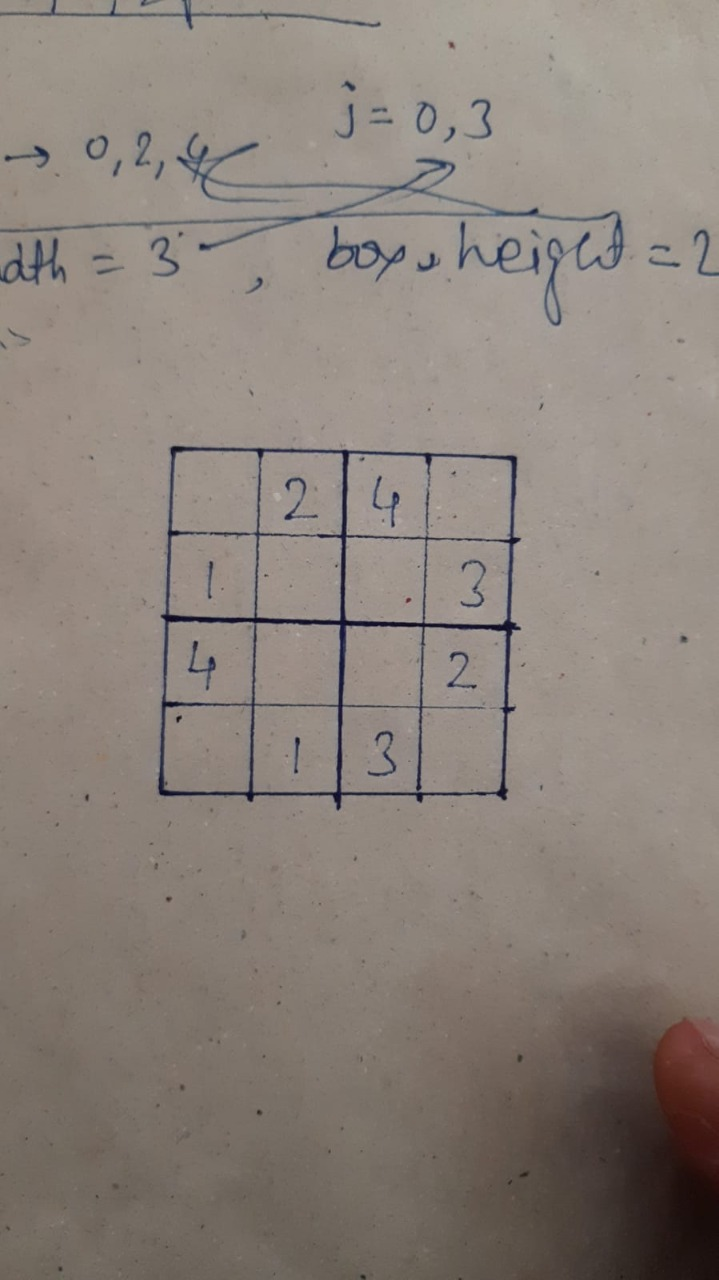
#> input picture 44.jpeg, 719 x 1280 px
$ jupyter execute --allow-errors sudoku.ipynb
#> lines starting #> are read from the running program, lines starting #| are printed output that depends on the picture; after the words box and inside, x2 and y2 are one past the last pixel; in counts of white or black regions, pixels touching at a corner belong together
[cell 1]
from PIL import Image,ImageStat
import numpy as np
import os
import cv2
import matplotlib.pyplot as plt
import time
import io
import math
from skimage.io import imread, imshow
from skimage.color import rgb2gray
from imutils.perspective import four_point_transform
from skimage.morphology import (erosion, dilation, closing, opening,
                                area_closing, area_opening)
from skimage.measure import label, regionprops, regionprops_table

square = np.ones((2,2))
def multi_dil(im, num, element=square):
    for i in range(num):
        im = dilation(im, element)
    return im
# [4 lines left out: function multi_ero, not called in this run]

blackPoint = 66
whitePoint = 127
test_img = None
def si(img):
    plt.imshow(cv2.cvtColor(img, cv2.COLOR_BGR2RGB))
    plt.show()
    return

def map(x, in_min, in_max, out_min, out_max):
    return (x - in_min) * (out_max - out_min) / (in_max - in_min) + out_min

def isBright(img):
    blur = cv2.blur(img, (4, 4))  # With kernel size depending upon image size
    if cv2.mean(blur)[0] > 127:  # The range for a pixel's value in grayscale is (0-255), 127 lies midway
        return 1 # (127 - 255) denotes light image
    else:
        return 0

def brightnessControl(image, level):
    return cv2.convertScaleAbs(image, beta=level)


# [55 lines left out: functions highPassFilter, blackPointSelect, whitePointSelect, blackAndWhite, final_crop, not called in this run]

def sudokuCleaner(img):
    print('chckbright',isBright(img))
    if isBright(img):
#         t1 = blackPointSelect(img)
#         t1 = whitePointSelect(t1)
        t1=255-img
        thr1 = cv2.adaptiveThreshold(t1,255,cv2.ADAPTIVE_THRESH_GAUSSIAN_C,cv2.THRESH_BINARY,111,2)
        thr1=255-thr1
# [4 lines of commented-out code are left out]
        return thr1
#         self.image = cv2.GaussianBlur(self.image,(5,5),cv2.BORDER_DEFAULT)
    else:
        whitePoint=160
        img = whitePointSelect(img)
        img = blackPointSelect(img)
        img = cv2.adaptiveThreshold(img,255,cv2.ADAPTIVE_THRESH_GAUSSIAN_C,cv2.THRESH_BINARY,111,2)
        kernel = np.ones((2,2))
        kernel1 = np.ones((1,1))
        img = cv2.erode(img,kernel)
        t1 = cv2.dilate(img,kernel)
        print('clean magic')
        si(t1)
        return t1
#     t1 = blackPointSelect(brightnessControl(img,-30))
#     t1 = whitePointSelect(t1)


def getSudokuSize(img):
#     img = cv2.cvtColor(cv2.imread('./mod_image.png'), cv2.COLOR_BGR2GRAY)
    hor = 255-img
    ver = 255-img
    hor = cv2.threshold(cv2.blur(hor, (1,100)), 0, 255, cv2.THRESH_BINARY + cv2.THRESH_OTSU)[1]
    kernel = np.ones((100,1))
    hor = cv2.morphologyEx(hor,cv2.MORPH_OPEN,kernel)
    hor=multi_dil(hor,1)
    ver = cv2.threshold(cv2.blur(ver, (100,1)), 0, 255, cv2.THRESH_BINARY + cv2.THRESH_OTSU)[1]
    kernel = np.ones((1,100))
    ver = cv2.morphologyEx(ver,cv2.MORPH_OPEN,kernel)
    ver=multi_dil(ver,1)
    res = cv2.bitwise_and(hor,ver)
    res = cv2.dilate(res,square)
    contours, hierarchy = cv2.findContours(res, cv2.RETR_EXTERNAL, cv2.CHAIN_APPROX_SIMPLE)
    return int(math.sqrt(len(contours))-1)

class SudokuPreprocessor:

    def __init__(self,path):
#> called with path = './44.jpeg'
        self.ext = path.split('.')[-1]
        self.digitArea = 0
        self.image = cv2.cvtColor(cv2.imread(path), cv2.COLOR_BGR2GRAY)
#> self.image: shape (1280, 719); min 6, max 179, mean 131.7
        self.original = self.image.copy()
#         print('Original Image')
#         si(self.image)
#         self.image = brightnessControl(self.image,-100)
        if isBright(self.image):
            self.image = cv2.GaussianBlur(self.image,(5,5),cv2.BORDER_DEFAULT)
        else:
            self.image = highPassFilter(self.image,kSize = 5)
            self.image = whitePointSelect(self.image)
            self.image = blackPointSelect(self.image)
#             print('Magic Filters Image')
#         si(self.image)
        if self.ext == 'png':
            pass
        else:
            path = path.replace('.'+self.ext,'.png')
        self.all_contours =  []
        self.mod_image = ""
        self.image_name = path.replace('.'+self.ext,'.png')
        self.image_dir_path = path[:len(self.image_name)]

    def ignite(self):

        coords = self.getCoords()
        dest = np.float32([[0,0],[300,0],[0,300],[300,300]])
        self.mod_image = self.sudokuExtractor(coords,dest)
#         final_coords = final_crop(self.mod_image.copy())
#         si(self.mod_image)

        cv2.imwrite('mod_image.png',self.mod_image)
# [8 lines of commented-out code are left out]
        self.mod_image = sudokuCleaner(self.mod_image)
        si(self.mod_image)
        cv2.imwrite('mod_image.png',self.mod_image)
        self.sudoku_size = getSudokuSize(self.mod_image.copy())
        self.upscaler()
        self.mod_image = self.ImagePadder(Image.open(self.image_name),pad=0)
        print('Upscaled Image')
        si(self.mod_image)
        return self.getMatrix()


    def resizer(self,fin):
        with open(fin, 'r') as file :
            filedata = file.read()
        filedata = filedata.replace('width="300.000000pt" height="300.000000pt"', 'width="1200.000000pt" height="1200.000000pt"')
        with open(fin, 'w') as file:
            file.write(filedata)

    def upscaler(self):
        con = cv2.imencode('.png', self.mod_image)[1].tobytes()
        temp = Image.open(io.BytesIO(con))
        file_out = "temp.bmp"
        temp.save(file_out)
        os.system('potrace temp.bmp --svg -o temp.svg')
        self.resizer('temp.svg')
        os.system(f'cairosvg temp.svg -o {self.image_name}')
        # os.remove(f'{self.image_dir_path}temp.svg')

    def getCoords(self):
        img_copy = self.image.copy()
        thresh3 = cv2.adaptiveThreshold(img_copy,255,cv2.ADAPTIVE_THRESH_GAUSSIAN_C,cv2.THRESH_BINARY,11,2)
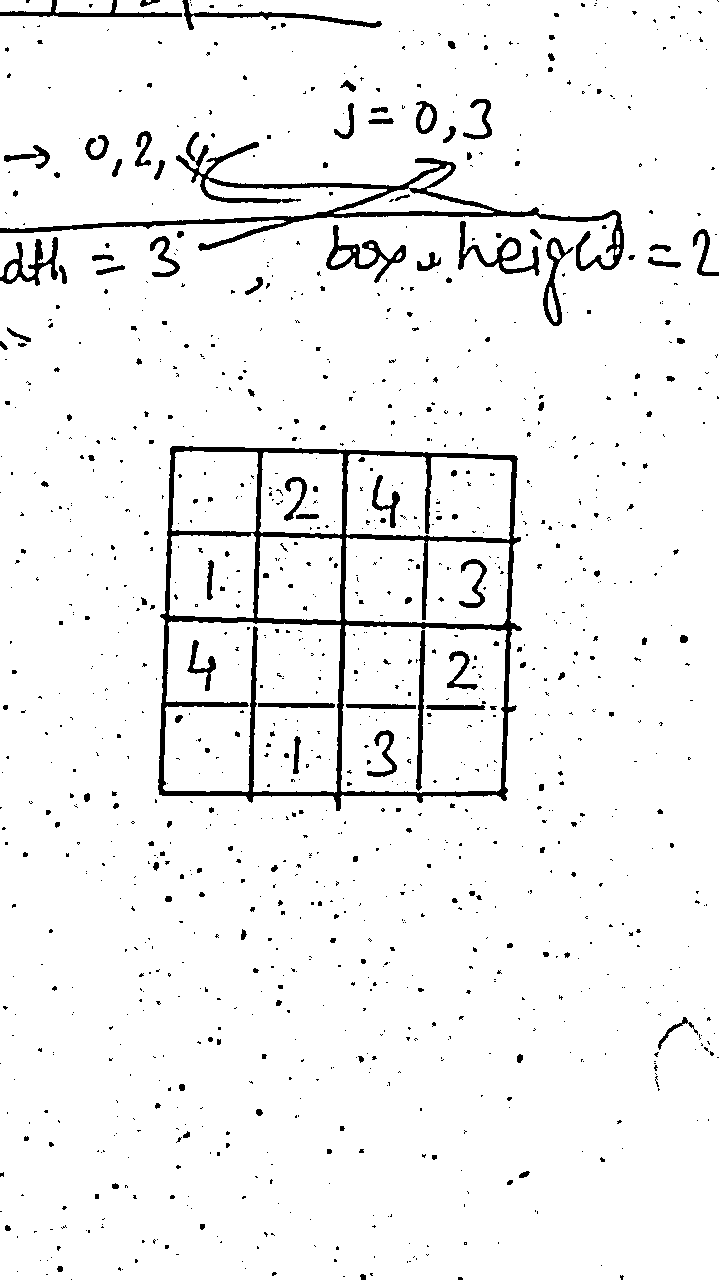
#> thresh3: shape (1280, 719); 95.1% white; 1219 black regions (1055 under 20 px), largest, box (x1, y1, x2, y2) and area: (158, 446, 522, 811) 14192, (0, 132, 624, 271) 7359, (326, 225, 406, 283) 1095
        thresh3 = (255-thresh3)
#> thresh3: shape (1280, 719); 4.9% white; 1219 white regions (1055 under 20 px)
        contours, _ = cv2.findContours(thresh3, cv2.RETR_EXTERNAL, cv2.CHAIN_APPROX_SIMPLE)
#> contours = 978 contours, 914 with area under 20; largest, box (x1, y1, x2, y2) and area: (158, 446, 522, 811) 119566, (0, 132, 624, 271) 8228, (326, 225, 406, 283) 1185, (458, 221, 540, 276) 1032, (543, 237, 574, 326) 951
        contours = sorted(contours, key = cv2.contourArea, reverse = True)
        polygon = contours[0]
#> polygon = contour of 280 points, box (x1, y1, x2, y2) (158, 446, 522, 811), area 119566
        sums = []
        diffs = []

        for point in polygon:
            for x, y in point:
                sums.append(x + y)
                diffs.append(x - y)
#> this loop made 280 passes
#> point on passes 1 to 3: [[172, 446]], [[170, 448]], [[170, 454]]
#> after the loop, diffs = 280 values, max 60 at index 241, min -635 at index 69, mean -274.6; sums = 280 values, max 1305 at index 141, min 618 at index 0, mean 1013.7

        top_left = polygon[np.argmin(sums)].squeeze()
#> top_left = [172, 446]
        bottom_right = polygon[np.argmax(sums)].squeeze()
#> bottom_right = [505, 800]
        top_right = polygon[np.argmax(diffs)].squeeze()
#> top_right = [516, 456]
        bottom_left = polygon[np.argmin(diffs)].squeeze()
#> bottom_left = [159, 794]

        coords = np.array([top_left, top_right, bottom_left, bottom_right], dtype = np.float32)
#> coords = [[172, 446], [516, 456], [159, 794], [505, 800]]
        return coords

    def sudokuExtractor(self,start,dest,isFinal=False):
#> called with start = array of shape (4, 2), dest = array of shape (4, 2), isFinal = False
        perspective_transform = cv2.getPerspectiveTransform(start,dest)
#> perspective_transform = [[0.862, 0.0322, -162.5], [-0.0252, 0.866, -382], [-3.41e-05, 1.44e-05, 1]]
        if isFinal:
            print('inside ext')
            si(self.mod_image)
            img_Output = cv2.warpPerspective(255-self.mod_image.copy(),perspective_transform,(300,300))
            print('inside ext1')
            si(self.mod_image)
            print('inside ext2')
            si(img_Output)
        else:
            img_Output = cv2.warpPerspective(self.original,perspective_transform,(300,300))
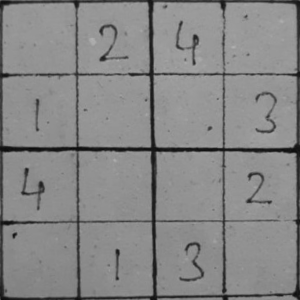
#> img_Output: shape (300, 300); min 8, max 176, mean 135.5
        print('inside ext3')
        si(img_Output)
        return img_Output

    # [19 lines left out: functions remove_transparency, ImagePadder, not called in this run]

    def is_CellEmpty(self,img):
        return np.all(self.ImagePadder(img,pad=60) == 255)


    # [39 lines left out: function getMatrix, not called in this run]

#> (a cell that did not finish here is left out)

#> in isBright (call 2), `blur = cv2.blur(img, (4, 4))`:
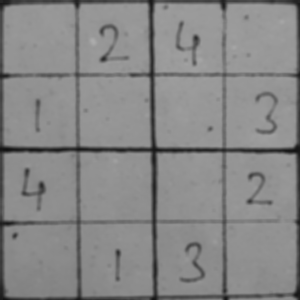
#> blur: shape (300, 300); min 16, max 171, mean 135.5
#| chckbright 1
#> in sudokuCleaner, `t1=255-img`:
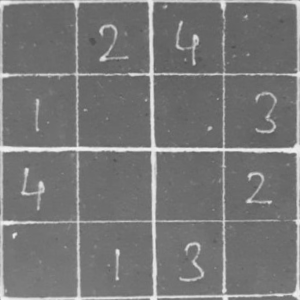
#> t1: shape (300, 300); min 79, max 247, mean 119.5
#> in sudokuCleaner, `thr1 = cv2.adaptiveThreshold(t1,255,cv2.ADAPTIVE_THRESH_GAUSSIAN_C,cv2..`:
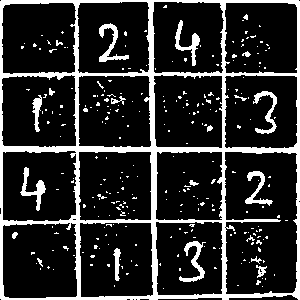
#> thr1: shape (300, 300); 17.1% white; 276 white regions (254 under 20 px), largest, box (x1, y1, x2, y2) and area: (0, 0, 300, 300) 11504, (99, 23, 129, 62) 356, (179, 241, 206, 282) 346
#> in getSudokuSize, `hor = cv2.threshold(cv2.blur(hor, (1,100)), 0, 255, cv2.THRESH_BINARY ..`: hor: shape (300, 300); 6.8% white; 8 white regions (1 under 20 px), largest, box (x1, y1, x2, y2) and area: (148, 0, 157, 300) 1687, (75, 0, 81, 300) 1317, (222, 0, 227, 300) 1172
#> in getSudokuSize, `hor = cv2.morphologyEx(hor,cv2.MORPH_OPEN,kernel)`:
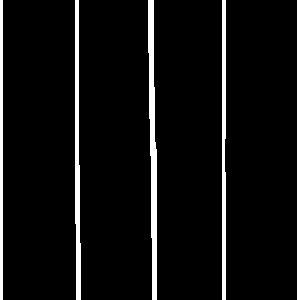
#> hor: shape (300, 300); 6.6% white; 5 white regions, box (x1, y1, x2, y2) and area: (148, 0, 157, 300) 1688, (75, 0, 81, 300) 1316, (222, 0, 226, 300) 1167, (0, 0, 3, 300) 900, (297, 0, 300, 300) 900
#> the loop in multi_dil, `for i in range(num):` made 1 pass
#> pass 1, in multi_dil, `im = dilation(im, element)`:
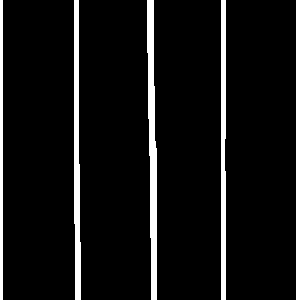
#> im: shape (300, 300); 8% white; 5 white regions, box (x1, y1, x2, y2) and area: (147, 0, 157, 300) 1991, (74, 0, 81, 300) 1618, (221, 0, 226, 300) 1468, (296, 0, 300, 300) 1200, (0, 0, 3, 300) 900
#> in getSudokuSize, `ver = cv2.threshold(cv2.blur(ver, (100,1)), 0, 255, cv2.THRESH_BINARY ..`: ver: shape (300, 300); 6.2% white; 7 white regions (2 under 20 px), largest, box (x1, y1, x2, y2) and area: (0, 146, 300, 153) 1665, (0, 293, 300, 300) 1081, (0, 72, 300, 77) 1007, (0, 219, 300, 225) 927, (0, 0, 300, 4) 899
#> in getSudokuSize, `ver = cv2.morphologyEx(ver,cv2.MORPH_OPEN,kernel)`:
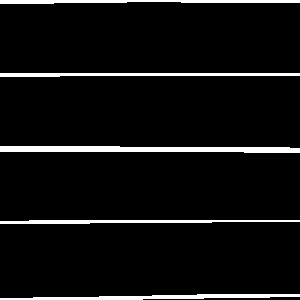
#> ver: shape (300, 300); 6% white; 5 white regions, box (x1, y1, x2, y2) and area: (0, 146, 300, 153) 1666, (0, 294, 300, 300) 1036, (0, 73, 300, 77) 960, (0, 0, 300, 4) 900, (0, 220, 300, 224) 873
#> the loop in multi_dil (call 2), `for i in range(num):` made 1 pass
#> pass 1, in multi_dil (call 2), `im = dilation(im, element)`:
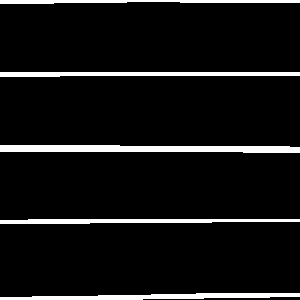
#> im: shape (300, 300); 7.4% white; 5 white regions, box (x1, y1, x2, y2) and area: (0, 145, 300, 153) 1967, (0, 293, 300, 300) 1340, (0, 72, 300, 77) 1260, (0, 219, 300, 224) 1174, (0, 0, 300, 4) 901
#> in getSudokuSize, `res = cv2.bitwise_and(hor,ver)`: res: shape (300, 300); 0.57% white; 25 white regions (12 under 20 px), largest, box (x1, y1, x2, y2) and area: (149, 146, 157, 152) 46, (74, 145, 79, 152) 35, (74, 219, 80, 224) 30
#> in getSudokuSize, `res = cv2.dilate(res,square)`:
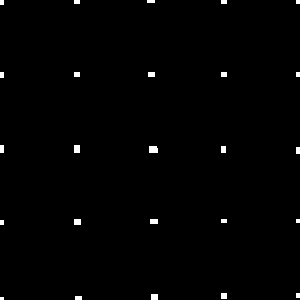
#> res: shape (300, 300); 0.81% white; 25 white regions (3 under 20 px)
#> in getSudokuSize, `contours, hierarchy = cv2.findContours(res, cv2.RETR_EXTERNAL, cv2.CHA..`: contours = 25 contours, 14 with area under 20; largest, box (x1, y1, x2, y2) and area: (149, 146, 158, 153) 46, (74, 145, 80, 153) 35, (151, 294, 158, 300) 30, (74, 219, 81, 225) 30, (150, 219, 158, 224) 28
#> in ignite, `self.sudoku_size = getSudokuSize(self.mod_image.copy())`: self.sudoku_size = 4

[cell 3]
k=0
valid = []
model_files = []
#> (the rest of this cell did not finish here and is left out)

[cell 4]
from keras.models import load_model

#> (the rest of this cell did not finish here and is left out)

[cell 5]
# len(model_files)

#> (a cell that did not finish here is left out)

[cell 7]
for v,m in zip(valid,model_files):
    imgs = m
    imgs = 255-imgs
    imgs = imgs.reshape(-1,28,28,1)
    sudoku[v]= np.argmax(model.predict(imgs))

$ run again, with 66.jpeg copied over 44.jpeg
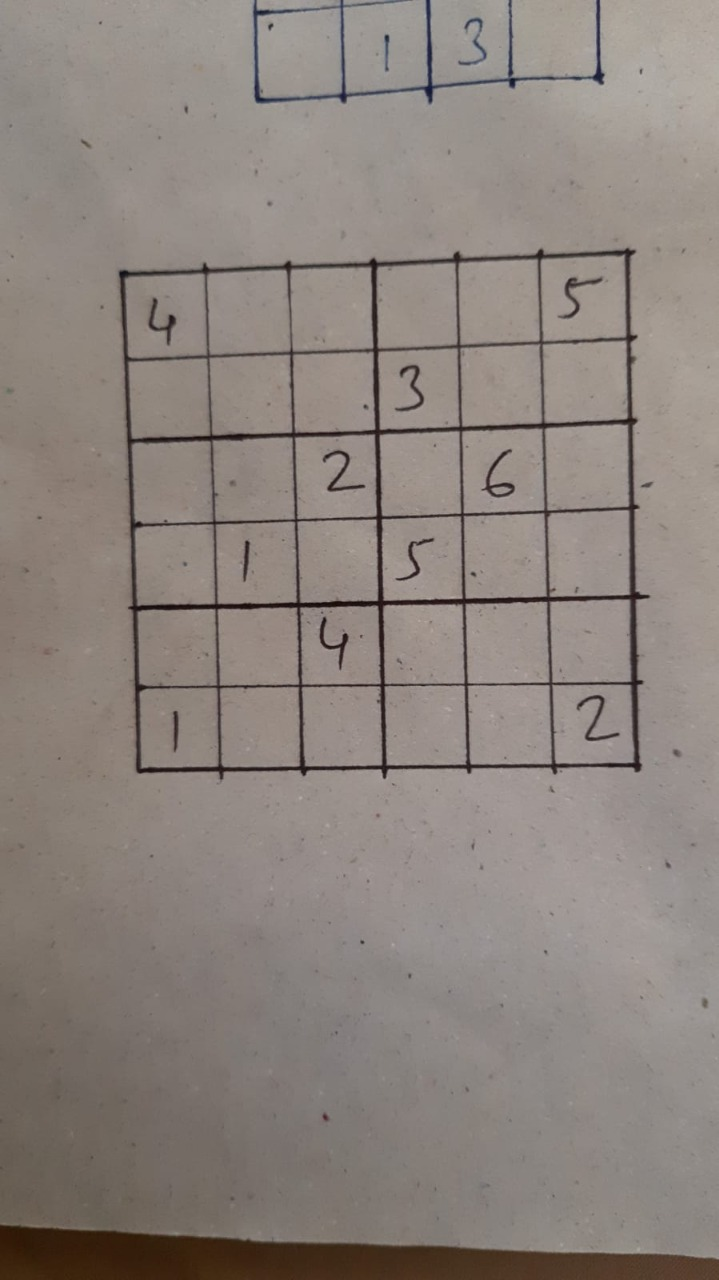
#> input picture 66.jpeg, 719 x 1280 px
#> in getCoords, `thresh3 = cv2.adaptiveThreshold(img_copy,255,cv2.ADAPTIVE_THRESH_GAUSS..`:
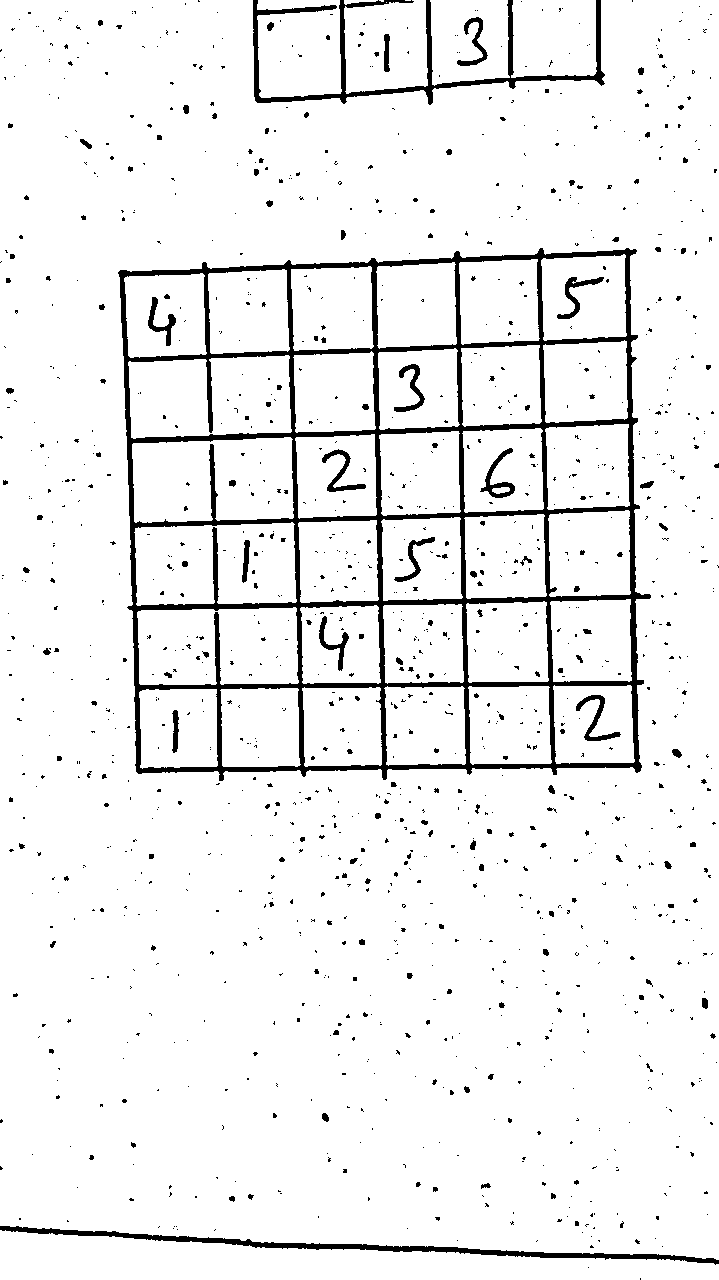
#> thresh3: shape (1280, 719); 93.9% white; 1308 black regions (1178 under 20 px), largest, box (x1, y1, x2, y2) and area: (118, 248, 651, 781) 33693, (253, 0, 605, 105) 4454, (0, 1226, 719, 1265) 3617
#> in getCoords, `contours, _ = cv2.findContours(thresh3, cv2.RETR_EXTERNAL, cv2.CHAIN_A..`: contours = 905 contours, 873 with area under 20; largest, box (x1, y1, x2, y2) and area: (118, 248, 651, 781) 256876, (253, 0, 605, 105) 3510, (0, 1226, 719, 1265) 2894, (457, 17, 488, 66) 330, (384, 34, 390, 72) 144
#> polygon = contour of 488 points, box (x1, y1, x2, y2) (118, 248, 651, 781), area 256876
#> the loop in getCoords, `for point in polygon:` made 488 passes
#> point on passes 1 to 3: [[540, 248]], [[539, 249]], [[539, 250]]
#> after the loop in getCoords, `for point in polygon:`: diffs = 488 values, max 386 at index 466, min -635 at index 187, mean -117; sums = 488 values, max 1410 at index 316, min 390 at index 97, mean 941.6
#> top_left = [120, 270]
#> bottom_right = [639, 771]
#> top_right = [636, 250]
#> bottom_left = [136, 771]
#> in getCoords, `coords = np.array([top_left, top_right, bottom_left, bottom_right], dt..`: coords = [[120, 270], [636, 250], [136, 771], [639, 771]]
#> perspective_transform = [[0.601, -0.0192, -66.9], [0.0225, 0.58, -159.2], [7.49e-05, -5.28e-05, 1]]
#> blur: shape (300, 300)
#| chckbright 1
#> in getSudokuSize, `res = cv2.dilate(res,square)`:
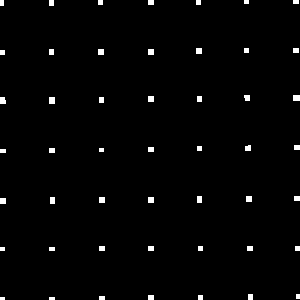
#> res: shape (300, 300); 1.6% white; 49 white regions (2 under 20 px)
#> in getSudokuSize, `contours, hierarchy = cv2.findContours(res, cv2.RETR_EXTERNAL, cv2.CHA..`: contours = 49 contours, 19 with area under 20; largest, box (x1, y1, x2, y2) and area: (49, 97, 55, 104) 30, (293, 95, 300, 101) 30, (0, 97, 6, 104) 28, (0, 198, 6, 204) 25, (148, 197, 154, 203) 25
#> self.sudoku_size = 6
